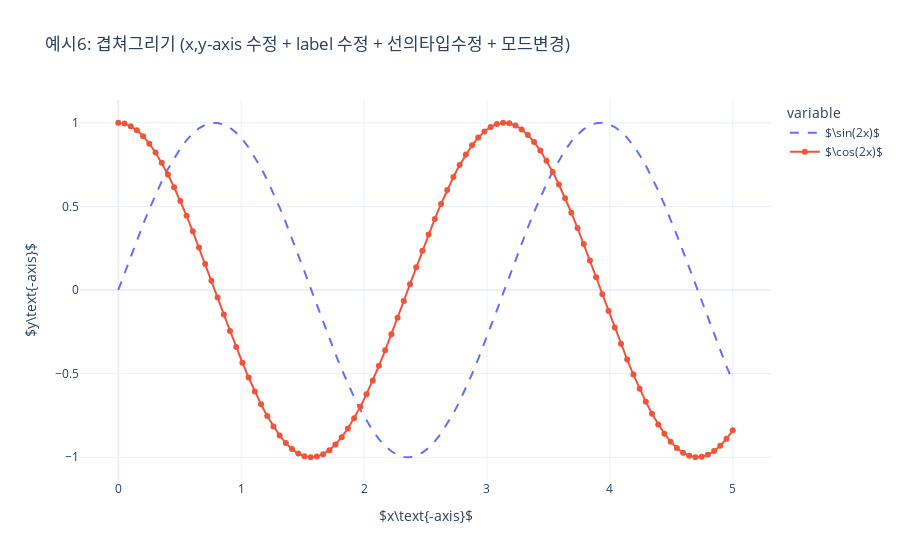

The notebook cell this image was saved under:
### Code cell
x= np.linspace(0,5,100)
y1= np.sin(2*x)
y2= np.cos(2*x)
fig = px.line(
    x=x,y=[y1,y2],
    #---#
    title = "예시6: 겹쳐그리기 (x,y-axis 수정 + label 수정 + 선의타입수정 + 모드변경)"
)
fig['layout']['xaxis']['title']['text'] = r'$x\text{-axis}$'
fig['layout']['yaxis']['title']['text'] = r'$y\text{-axis}$'
fig['data'][0]['name'] = r'$\sin(2x)$'
fig['data'][1]['name'] = r'$\cos(2x)$'
fig['data'][0]['line']['dash'] = 'dash'
fig['data'][1]['mode'] = 'lines+markers'
fig
